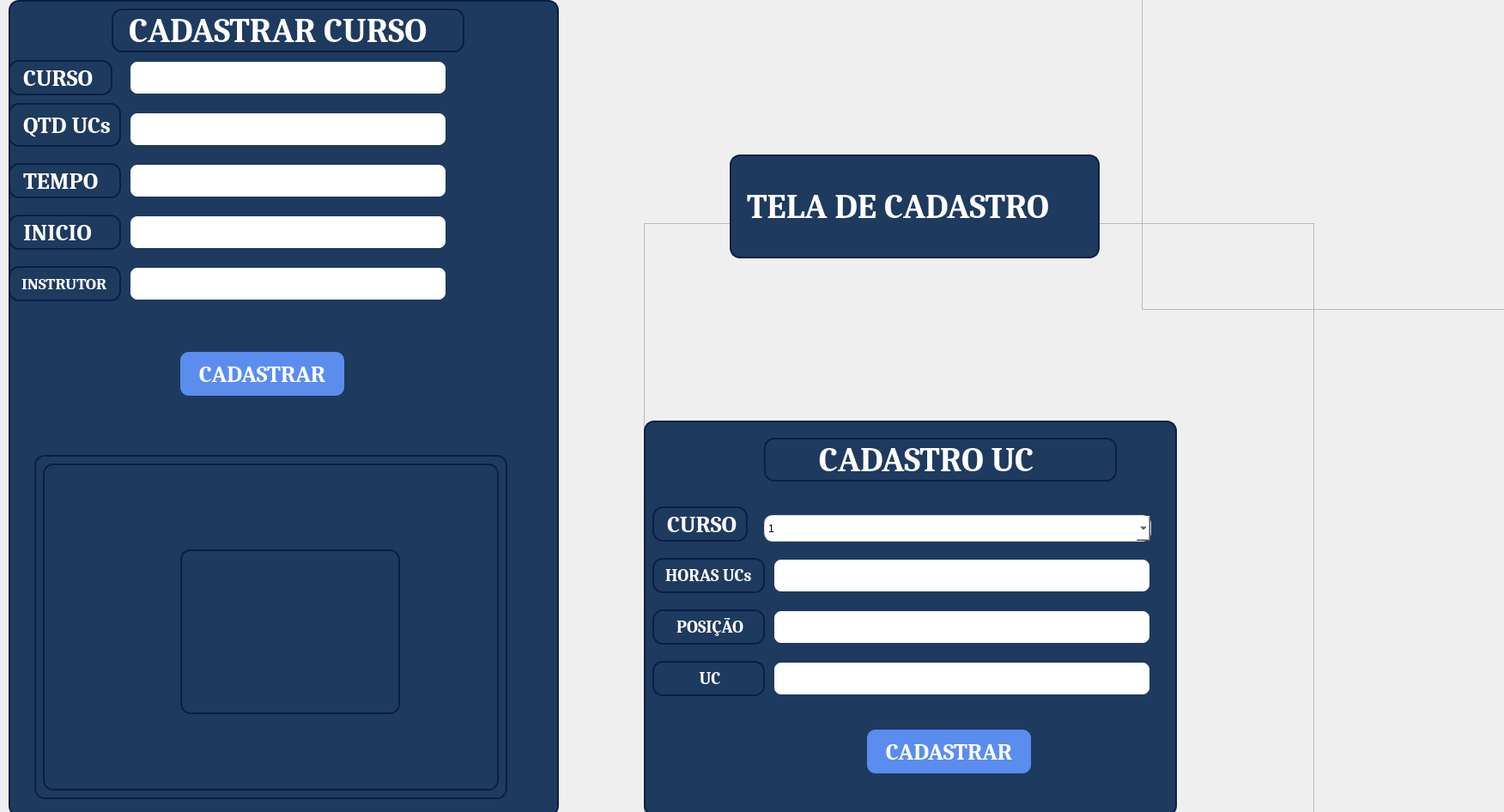
<?xml version="1.0" encoding="UTF-8"?>
<ui version="4.0">
 <class>Form</class>
 <widget class="QWidget" name="Form">
  <property name="geometry">
   <rect>
    <x>0</x>
    <y>0</y>
    <width>1752</width>
    <height>946</height>
   </rect>
  </property>
  <property name="windowTitle">
   <string>Form</string>
  </property>
  <widget class="QFrame" name="container_direito">
   <property name="geometry">
    <rect>
     <x>750</x>
     <y>260</y>
     <width>781</width>
     <height>871</height>
    </rect>
   </property>
   <property name="styleSheet">
    <string notr="true">background-image: url(&quot;C:/projetos/projetos/senac.jpg&quot;);</string>
   </property>
   <property name="frameShape">
    <enum>QFrame::StyledPanel</enum>
   </property>
   <property name="frameShadow">
    <enum>QFrame::Raised</enum>
   </property>
   <widget class="QFrame" name="frame_3">
    <property name="geometry">
     <rect>
      <x>0</x>
      <y>230</y>
      <width>621</width>
      <height>461</height>
     </rect>
    </property>
    <property name="font">
     <font>
      <weight>75</weight>
      <bold>true</bold>
     </font>
    </property>
    <property name="styleSheet">
     <string notr="true">QFrame {
    background-color: #1E3A5F;  /* azul escuro corporativo */
    color: white;               /* texto branco */
    border: 2px solid #0A1F44;  /* borda mais escura */
    border-radius: 12px;        /* bordas arredondadas */
    padding: 8px;
}</string>
    </property>
    <property name="frameShape">
     <enum>QFrame::StyledPanel</enum>
    </property>
    <property name="frameShadow">
     <enum>QFrame::Raised</enum>
    </property>
    <widget class="QLabel" name="label_7">
     <property name="geometry">
      <rect>
       <x>10</x>
       <y>160</y>
       <width>131</width>
       <height>41</height>
      </rect>
     </property>
     <property name="font">
      <font>
       <family>Cambria</family>
       <pointsize>15</pointsize>
       <weight>75</weight>
       <bold>true</bold>
      </font>
     </property>
     <property name="styleSheet">
      <string notr="true"/>
     </property>
     <property name="text">
      <string>HORAS UCs</string>
     </property>
    </widget>
    <widget class="QLineEdit" name="txt_horasucs">
     <property name="geometry">
      <rect>
       <x>150</x>
       <y>160</y>
       <width>441</width>
       <height>41</height>
      </rect>
     </property>
     <property name="styleSheet">
      <string notr="true">QLineEdit {
    background-color: white;
    color: #1E1E2F;
    border: 2px solid #1E3A5F;   /* borda azul escuro */
    border-radius: 10px;         /* arredondado */
    padding: 6px;
}

/* Quando estiver selecionado (focus) */
QLineEdit:focus {
    border: 2px solid #5B8DEF;   /* azul claro ao focar */
}</string>
     </property>
    </widget>
    <widget class="QComboBox" name="comboBox">
     <property name="geometry">
      <rect>
       <x>140</x>
       <y>110</y>
       <width>451</width>
       <height>31</height>
      </rect>
     </property>
     <property name="styleSheet">
      <string notr="true">background-color: #FFFFFF;
    border-radius: 10px;
    border: 1px solid #dcdde1;</string>
     </property>
     <item>
      <property name="text">
       <string>1</string>
      </property>
     </item>
     <item>
      <property name="text">
       <string>2</string>
      </property>
     </item>
     <item>
      <property name="text">
       <string>3</string>
      </property>
     </item>
     <item>
      <property name="text">
       <string>4</string>
      </property>
     </item>
     <item>
      <property name="text">
       <string>5</string>
      </property>
     </item>
     <item>
      <property name="text">
       <string>6</string>
      </property>
     </item>
     <item>
      <property name="text">
       <string>7</string>
      </property>
     </item>
     <item>
      <property name="text">
       <string>8</string>
      </property>
     </item>
     <item>
      <property name="text">
       <string>9</string>
      </property>
     </item>
     <item>
      <property name="text">
       <string>10</string>
      </property>
     </item>
     <item>
      <property name="text">
       <string>11</string>
      </property>
     </item>
     <item>
      <property name="text">
       <string>12</string>
      </property>
     </item>
     <item>
      <property name="text">
       <string>13</string>
      </property>
     </item>
     <item>
      <property name="text">
       <string>14</string>
      </property>
     </item>
     <item>
      <property name="text">
       <string>15</string>
      </property>
     </item>
     <item>
      <property name="text">
       <string>16</string>
      </property>
     </item>
     <item>
      <property name="text">
       <string>17</string>
      </property>
     </item>
     <item>
      <property name="text">
       <string>18</string>
      </property>
     </item>
     <item>
      <property name="text">
       <string>19</string>
      </property>
     </item>
     <item>
      <property name="text">
       <string>20</string>
      </property>
     </item>
    </widget>
    <widget class="QLabel" name="label_5">
     <property name="geometry">
      <rect>
       <x>140</x>
       <y>20</y>
       <width>411</width>
       <height>51</height>
      </rect>
     </property>
     <property name="font">
      <font>
       <family>Cambria</family>
       <pointsize>30</pointsize>
       <weight>75</weight>
       <bold>true</bold>
      </font>
     </property>
     <property name="styleSheet">
      <string notr="true">QFrame {
    background-color: #1E3A5F;  /* azul escuro corporativo */
    color: white;               /* texto branco */
    border: 2px solid #0A1F44;  /* borda mais escura */
    border-radius: 12px;        /* bordas arredondadas */
    padding: 8px;
}</string>
     </property>
     <property name="text">
      <string>     CADASTRO UC</string>
     </property>
    </widget>
    <widget class="QLabel" name="label_10">
     <property name="geometry">
      <rect>
       <x>10</x>
       <y>100</y>
       <width>111</width>
       <height>41</height>
      </rect>
     </property>
     <property name="font">
      <font>
       <family>Cambria</family>
       <pointsize>20</pointsize>
       <weight>75</weight>
       <bold>true</bold>
      </font>
     </property>
     <property name="styleSheet">
      <string notr="true"/>
     </property>
     <property name="text">
      <string>CURSO</string>
     </property>
    </widget>
    <widget class="QLabel" name="label_11">
     <property name="geometry">
      <rect>
       <x>10</x>
       <y>220</y>
       <width>131</width>
       <height>41</height>
      </rect>
     </property>
     <property name="font">
      <font>
       <family>Cambria</family>
       <pointsize>15</pointsize>
       <weight>75</weight>
       <bold>true</bold>
      </font>
     </property>
     <property name="styleSheet">
      <string notr="true"/>
     </property>
     <property name="text">
      <string>   POSIÇÃO</string>
     </property>
    </widget>
    <widget class="QLineEdit" name="txt_horasucs_2">
     <property name="geometry">
      <rect>
       <x>150</x>
       <y>220</y>
       <width>441</width>
       <height>41</height>
      </rect>
     </property>
     <property name="styleSheet">
      <string notr="true">QLineEdit {
    background-color: white;
    color: #1E1E2F;
    border: 2px solid #1E3A5F;   /* borda azul escuro */
    border-radius: 10px;         /* arredondado */
    padding: 6px;
}

/* Quando estiver selecionado (focus) */
QLineEdit:focus {
    border: 2px solid #5B8DEF;   /* azul claro ao focar */
}</string>
     </property>
    </widget>
    <widget class="QLabel" name="label_12">
     <property name="geometry">
      <rect>
       <x>10</x>
       <y>280</y>
       <width>131</width>
       <height>41</height>
      </rect>
     </property>
     <property name="font">
      <font>
       <family>Cambria</family>
       <pointsize>15</pointsize>
       <weight>75</weight>
       <bold>true</bold>
      </font>
     </property>
     <property name="styleSheet">
      <string notr="true"/>
     </property>
     <property name="text">
      <string>         UC</string>
     </property>
    </widget>
    <widget class="QLineEdit" name="txt_horasucs_3">
     <property name="geometry">
      <rect>
       <x>150</x>
       <y>280</y>
       <width>441</width>
       <height>41</height>
      </rect>
     </property>
     <property name="styleSheet">
      <string notr="true">QLineEdit {
    background-color: white;
    color: #1E1E2F;
    border: 2px solid #1E3A5F;   /* borda azul escuro */
    border-radius: 10px;         /* arredondado */
    padding: 6px;
}

/* Quando estiver selecionado (focus) */
QLineEdit:focus {
    border: 2px solid #5B8DEF;   /* azul claro ao focar */
}</string>
     </property>
    </widget>
    <widget class="QPushButton" name="btn_uc_cadastrar">
     <property name="geometry">
      <rect>
       <x>260</x>
       <y>360</y>
       <width>191</width>
       <height>51</height>
      </rect>
     </property>
     <property name="font">
      <font>
       <family>Cambria</family>
       <pointsize>20</pointsize>
       <weight>75</weight>
       <bold>true</bold>
      </font>
     </property>
     <property name="styleSheet">
      <string notr="true">QPushButton {
    background-color: #5B8DEF;  /* azul claro */
    color: white;               /* texto branco */
    border: none;
    border-radius: 10px;        /* arredondado */
    padding: 8px 16px;
}

QPushButton:hover {
    background-color: #4A7BD1;  /* um pouco mais escuro */
}

QPushButton:pressed {
    background-color: #3A6EA5;  /* mais escuro ao clicar */
}</string>
     </property>
     <property name="text">
      <string>CADASTRAR</string>
     </property>
    </widget>
   </widget>
  </widget>
  <widget class="QFrame" name="frame">
   <property name="geometry">
    <rect>
     <x>10</x>
     <y>0</y>
     <width>641</width>
     <height>951</height>
    </rect>
   </property>
   <property name="styleSheet">
    <string notr="true">QFrame {
    background-color: #1E3A5F;  /* azul escuro corporativo */
    color: white;               /* texto branco */
    border: 2px solid #0A1F44;  /* borda mais escura */
    border-radius: 12px;        /* bordas arredondadas */
    padding: 8px;
}</string>
   </property>
   <property name="frameShape">
    <enum>QFrame::StyledPanel</enum>
   </property>
   <property name="frameShadow">
    <enum>QFrame::Raised</enum>
   </property>
   <widget class="QLabel" name="label_2">
    <property name="geometry">
     <rect>
      <x>0</x>
      <y>70</y>
      <width>121</width>
      <height>41</height>
     </rect>
    </property>
    <property name="font">
     <font>
      <family>Cambria</family>
      <pointsize>20</pointsize>
      <weight>75</weight>
      <bold>true</bold>
     </font>
    </property>
    <property name="styleSheet">
     <string notr="true"/>
    </property>
    <property name="text">
     <string>CURSO</string>
    </property>
   </widget>
   <widget class="QLabel" name="label_3">
    <property name="geometry">
     <rect>
      <x>0</x>
      <y>120</y>
      <width>131</width>
      <height>51</height>
     </rect>
    </property>
    <property name="font">
     <font>
      <family>Cambria</family>
      <pointsize>20</pointsize>
      <weight>75</weight>
      <bold>true</bold>
     </font>
    </property>
    <property name="styleSheet">
     <string notr="true"/>
    </property>
    <property name="text">
     <string>QTD UCs</string>
    </property>
   </widget>
   <widget class="QLineEdit" name="txt_nome_curso">
    <property name="geometry">
     <rect>
      <x>140</x>
      <y>70</y>
      <width>371</width>
      <height>41</height>
     </rect>
    </property>
    <property name="styleSheet">
     <string notr="true">QLineEdit {
    background-color: white;
    color: #1E1E2F;
    border: 2px solid #1E3A5F;   /* borda azul escuro */
    border-radius: 10px;         /* arredondado */
    padding: 6px;
}

/* Quando estiver selecionado (focus) */
QLineEdit:focus {
    border: 2px solid #5B8DEF;   /* azul claro ao focar */
}</string>
    </property>
   </widget>
   <widget class="QLineEdit" name="txt_quantidade_uc">
    <property name="geometry">
     <rect>
      <x>140</x>
      <y>130</y>
      <width>371</width>
      <height>41</height>
     </rect>
    </property>
    <property name="styleSheet">
     <string notr="true">QLineEdit {
    background-color: white;
    color: #1E1E2F;
    border: 2px solid #1E3A5F;   /* borda azul escuro */
    border-radius: 10px;         /* arredondado */
    padding: 6px;
}

/* Quando estiver selecionado (focus) */
QLineEdit:focus {
    border: 2px solid #5B8DEF;   /* azul claro ao focar */
}</string>
    </property>
   </widget>
   <widget class="QLabel" name="label_4">
    <property name="geometry">
     <rect>
      <x>120</x>
      <y>10</y>
      <width>411</width>
      <height>51</height>
     </rect>
    </property>
    <property name="font">
     <font>
      <family>Cambria</family>
      <pointsize>30</pointsize>
      <weight>75</weight>
      <bold>true</bold>
     </font>
    </property>
    <property name="styleSheet">
     <string notr="true">QFrame {
    background-color: #1E3A5F;  /* azul escuro corporativo */
    color: white;               /* texto branco */
    border: 2px solid #0A1F44;  /* borda mais escura */
    border-radius: 12px;        /* bordas arredondadas */
    padding: 8px;
}</string>
    </property>
    <property name="text">
     <string>CADASTRAR CURSO</string>
    </property>
   </widget>
   <widget class="QLabel" name="label_6">
    <property name="geometry">
     <rect>
      <x>0</x>
      <y>190</y>
      <width>131</width>
      <height>41</height>
     </rect>
    </property>
    <property name="font">
     <font>
      <family>Cambria</family>
      <pointsize>20</pointsize>
      <weight>75</weight>
      <bold>true</bold>
     </font>
    </property>
    <property name="styleSheet">
     <string notr="true"/>
    </property>
    <property name="text">
     <string>TEMPO</string>
    </property>
   </widget>
   <widget class="QLineEdit" name="txt_tempo">
    <property name="geometry">
     <rect>
      <x>140</x>
      <y>190</y>
      <width>371</width>
      <height>41</height>
     </rect>
    </property>
    <property name="styleSheet">
     <string notr="true">QLineEdit {
    background-color: white;
    color: #1E1E2F;
    border: 2px solid #1E3A5F;   /* borda azul escuro */
    border-radius: 10px;         /* arredondado */
    padding: 6px;
}

/* Quando estiver selecionado (focus) */
QLineEdit:focus {
    border: 2px solid #5B8DEF;   /* azul claro ao focar */
}</string>
    </property>
   </widget>
   <widget class="QLabel" name="label_8">
    <property name="geometry">
     <rect>
      <x>0</x>
      <y>250</y>
      <width>131</width>
      <height>41</height>
     </rect>
    </property>
    <property name="font">
     <font>
      <family>Cambria</family>
      <pointsize>20</pointsize>
      <weight>75</weight>
      <bold>true</bold>
     </font>
    </property>
    <property name="styleSheet">
     <string notr="true"/>
    </property>
    <property name="text">
     <string>INICIO</string>
    </property>
   </widget>
   <widget class="QLineEdit" name="txt_inicio">
    <property name="geometry">
     <rect>
      <x>140</x>
      <y>250</y>
      <width>371</width>
      <height>41</height>
     </rect>
    </property>
    <property name="styleSheet">
     <string notr="true">QLineEdit {
    background-color: white;
    color: #1E1E2F;
    border: 2px solid #1E3A5F;   /* borda azul escuro */
    border-radius: 10px;         /* arredondado */
    padding: 6px;
}

/* Quando estiver selecionado (focus) */
QLineEdit:focus {
    border: 2px solid #5B8DEF;   /* azul claro ao focar */
}</string>
    </property>
    <property name="text">
     <string/>
    </property>
   </widget>
   <widget class="QLabel" name="label_9">
    <property name="geometry">
     <rect>
      <x>0</x>
      <y>310</y>
      <width>131</width>
      <height>41</height>
     </rect>
    </property>
    <property name="font">
     <font>
      <family>Cambria</family>
      <pointsize>14</pointsize>
      <weight>75</weight>
      <bold>true</bold>
     </font>
    </property>
    <property name="styleSheet">
     <string notr="true"/>
    </property>
    <property name="text">
     <string>INSTRUTOR</string>
    </property>
   </widget>
   <widget class="QLineEdit" name="txt_instrutor">
    <property name="geometry">
     <rect>
      <x>140</x>
      <y>310</y>
      <width>371</width>
      <height>41</height>
     </rect>
    </property>
    <property name="styleSheet">
     <string notr="true">QLineEdit {
    background-color: white;
    color: #1E1E2F;
    border: 2px solid #1E3A5F;   /* borda azul escuro */
    border-radius: 10px;         /* arredondado */
    padding: 6px;
}

/* Quando estiver selecionado (focus) */
QLineEdit:focus {
    border: 2px solid #5B8DEF;   /* azul claro ao focar */
}</string>
    </property>
    <property name="text">
     <string/>
    </property>
   </widget>
   <widget class="QPushButton" name="btn_cadastrar">
    <property name="geometry">
     <rect>
      <x>200</x>
      <y>410</y>
      <width>191</width>
      <height>51</height>
     </rect>
    </property>
    <property name="font">
     <font>
      <family>Cambria</family>
      <pointsize>20</pointsize>
      <weight>75</weight>
      <bold>true</bold>
     </font>
    </property>
    <property name="styleSheet">
     <string notr="true">QPushButton {
    background-color: #5B8DEF;  /* azul claro */
    color: white;               /* texto branco */
    border: none;
    border-radius: 10px;        /* arredondado */
    padding: 8px 16px;
}

QPushButton:hover {
    background-color: #4A7BD1;  /* um pouco mais escuro */
}

QPushButton:pressed {
    background-color: #3A6EA5;  /* mais escuro ao clicar */
}</string>
    </property>
    <property name="text">
     <string>CADASTRAR</string>
    </property>
   </widget>
   <widget class="QFrame" name="frame_2">
    <property name="geometry">
     <rect>
      <x>30</x>
      <y>530</y>
      <width>551</width>
      <height>401</height>
     </rect>
    </property>
    <property name="frameShape">
     <enum>QFrame::StyledPanel</enum>
    </property>
    <property name="frameShadow">
     <enum>QFrame::Raised</enum>
    </property>
    <widget class="QTableView" name="tableView">
     <property name="geometry">
      <rect>
       <x>10</x>
       <y>10</y>
       <width>531</width>
       <height>381</height>
      </rect>
     </property>
    </widget>
    <widget class="QTableWidget" name="tableWidget">
     <property name="geometry">
      <rect>
       <x>170</x>
       <y>110</y>
       <width>256</width>
       <height>192</height>
      </rect>
     </property>
    </widget>
   </widget>
  </widget>
  <widget class="QFrame" name="container_esquerdo">
   <property name="geometry">
    <rect>
     <x>1330</x>
     <y>-210</y>
     <width>491</width>
     <height>571</height>
    </rect>
   </property>
   <property name="styleSheet">
    <string notr="true">border-top-color: rgb(0, 0, 255);
image: url(:/png/banner_senac.png);</string>
   </property>
   <property name="frameShape">
    <enum>QFrame::StyledPanel</enum>
   </property>
   <property name="frameShadow">
    <enum>QFrame::Raised</enum>
   </property>
  </widget>
  <widget class="QLabel" name="label">
   <property name="geometry">
    <rect>
     <x>850</x>
     <y>180</y>
     <width>431</width>
     <height>121</height>
    </rect>
   </property>
   <property name="font">
    <font>
     <family>Cambria</family>
     <pointsize>30</pointsize>
     <weight>75</weight>
     <bold>true</bold>
    </font>
   </property>
   <property name="styleSheet">
    <string notr="true">QFrame {
    background-color: #1E3A5F;  /* azul escuro corporativo */
    color: white;               /* texto branco */
    border: 2px solid #0A1F44;  /* borda mais escura */
    border-radius: 12px;        /* bordas arredondadas */
    padding: 8px;
}</string>
   </property>
   <property name="text">
    <string>TELA DE CADASTRO</string>
   </property>
  </widget>
 </widget>
 <connections/>
</ui>
